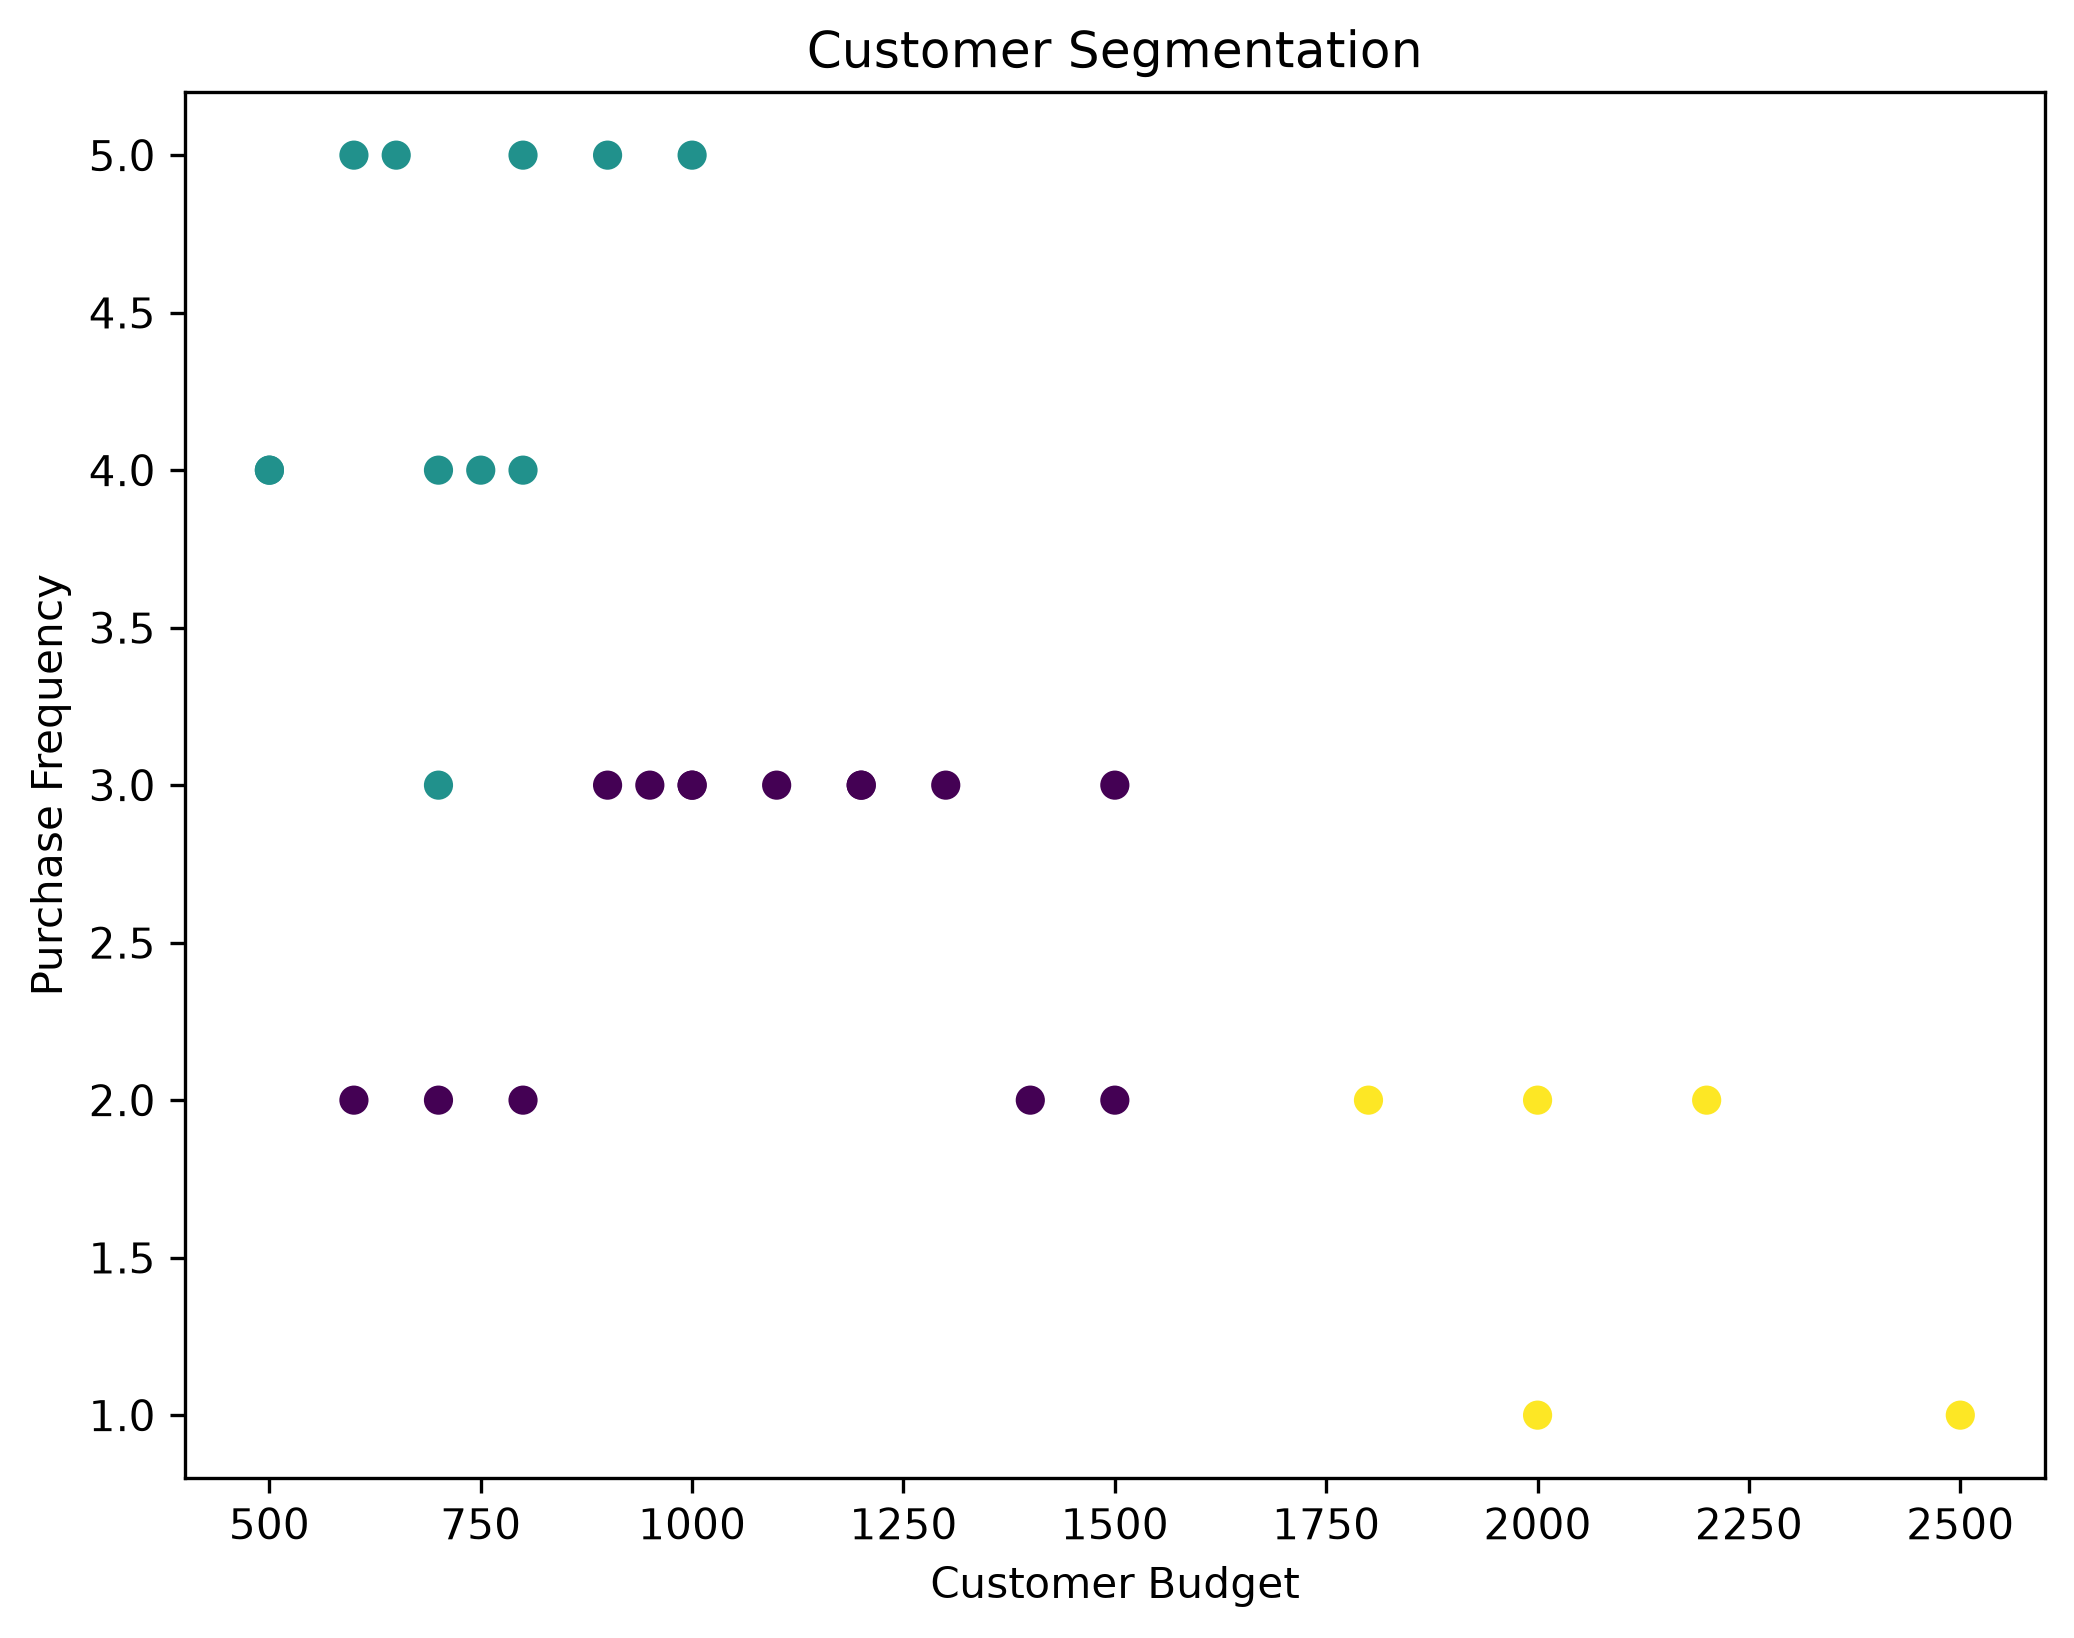

Recreate this plot in Python.
import pandas as pd
import matplotlib.pyplot as plt
from sklearn.cluster import KMeans
from sklearn.preprocessing import StandardScaler

# Load dataset
df = pd.read_csv("Data/beauty_products_sample.csv")

print("========== CUSTOMER SEGMENTATION ==========")

# Select customer-related numerical variables
features = [
    "Age",
    "Budget",
    "Purchase_Frequency"
]

X = df[features]

# Standardize the data
scaler = StandardScaler()
X_scaled = scaler.fit_transform(X)

# Create K-Means model
kmeans = KMeans(
    n_clusters=3,
    random_state=42,
    n_init=10
)

# Predict customer clusters
df["Customer_Segment"] = kmeans.fit_predict(X_scaled)

# Display customers and their segments
print("\nCustomer Segments:")
print(
    df[
        [
            "Customer_ID",
            "Age",
            "Budget",
            "Purchase_Frequency",
            "Preferred_Category",
            "Customer_Segment"
        ]
    ].to_string(index=False)
)

# Segment summary
print("\n========== SEGMENT SUMMARY ==========")

segment_summary = df.groupby("Customer_Segment")[
    ["Age", "Budget", "Purchase_Frequency"]
].mean()

print(segment_summary)

# Save results
df.to_csv(
    "Data/beauty_products_customer_segments.csv",
    index=False
)

# Create visualization
plt.figure(figsize=(8, 6))

plt.scatter(
    df["Budget"],
    df["Purchase_Frequency"],
    c=df["Customer_Segment"]
)

plt.xlabel("Customer Budget")
plt.ylabel("Purchase Frequency")
plt.title("Customer Segmentation")
plt.savefig(
    "images/customer_segmentation.png",
    dpi=300,
    bbox_inches="tight"
)

plt.show()

print("\nCustomer segmentation completed!")
print(
    "Results saved to "
    "Data/beauty_products_customer_segments.csv"
)
print(
    "Chart saved to "
    "images/customer_segmentation.png"
)
